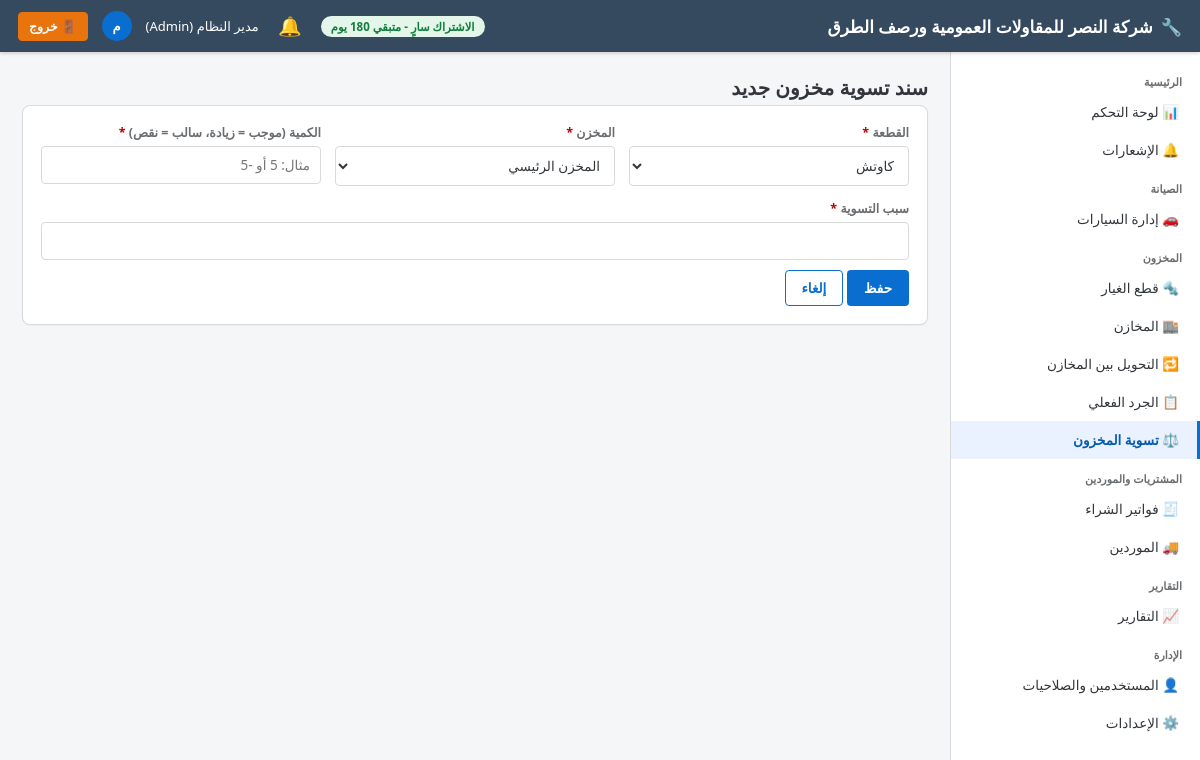
Screenshot of /adjustments/new (signed in) with the database file from the repository.
### app/models/settings.py (models this page shows)
class CompanySettings(db.Model):
    __tablename__ = "company_settings"
    id = db.Column(db.Integer, primary_key=True)
    company_name = db.Column(db.String(150), default="مركز الصيانة")
    logo_path = db.Column(db.String(255))
    phone = db.Column(db.String(30))
    address = db.Column(db.String(250))
    email = db.Column(db.String(120))
    commercial_register = db.Column(db.String(50))   # السجل التجاري
    tax_no = db.Column(db.String(50))                # الرقم الضريبي
    tax_percent_default = db.Column(db.Numeric(5, 2), default=15)
    invoice_prefix = db.Column(db.String(10), default="INV-")
    workorder_prefix = db.Column(db.String(10), default="WO-")
    next_invoice_no = db.Column(db.Integer, default=1)
    next_workorder_no = db.Column(db.Integer, default=1)

### app/models/user.py (models this page shows, shortened)
class User(db.Model, UserMixin):
    __tablename__ = "users"
    id = db.Column(db.Integer, primary_key=True)
    full_name = db.Column(db.String(150), nullable=False)
    username = db.Column(db.String(50), unique=True, nullable=False, index=True)
    password_hash = db.Column(db.String(255), nullable=False)
    phone = db.Column(db.String(30))
    email = db.Column(db.String(120))
    role_id = db.Column(db.Integer, db.ForeignKey("roles.id"), nullable=False)
    is_active_user = db.Column(db.Boolean, default=True)
    is_hidden = db.Column(db.Boolean, default=False)   # مستخدم خفي (لا يظهر في شاشة إدارة المستخدمين)
    created_at = db.Column(db.DateTime, default=datetime.utcnow)
    role = db.relationship("Role", back_populates="users")
    @property
    def is_active(self):
        return self.is_active_user
    @property
    def is_super_admin(self):
        return self.username == "administrator" and self.is_hidden

class Role(db.Model):
    __tablename__ = "roles"
    id = db.Column(db.Integer, primary_key=True)
    name = db.Column(db.String(50), unique=True, nullable=False)
    description = db.Column(db.String(200))
    users = db.relationship("User", back_populates="role")
    permissions = db.relationship("RolePermission", back_populates="role", cascade="all, delete-orphan")

### app/blueprints/adjustments/routes.py (the view, shortened to what this page needs)
@adjustments_bp.route("/new", methods=["GET", "POST"])
@login_required
def create_adjustment():
    warehouses = Warehouse.query.filter_by(is_active=True).all()
    parts = Part.query.filter_by(is_active=True).all()
    return render_template("adjustments/form.html", warehouses=warehouses, parts=parts)

### app/models/license.py (called while the page is built)
    @property
    def is_expired(self):
        return datetime.utcnow() > self.expires_at

    @property
    def days_remaining(self):
        return (self.expires_at - datetime.utcnow()).days

### app/services/notification_service.py (called while the page is built, shortened)
def generate_notifications(force=False):
    global _last_refresh_ts
    now_ts = time.time()
    if not force and (now_ts - _last_refresh_ts) < _REFRESH_INTERVAL:
        return

def get_unread_count():
    return Notification.query.filter_by(is_read=False).count()

### app/templates/adjustments/form.html (shortened to what this page needs)
{% extends "base.html" %}
{% block content %}
<div class="page-title">سند تسوية مخزون جديد</div>
<form method="POST" class="fiori-card">
    <div class="form-grid">
        <div class="form-group">
            <label class="required">القطعة</label>
            <select name="part_id" required>{% for p in parts %}<option value="{{ p.id }}">{{ p.name }}</option>{% endfor %}</select>
        </div>
        <div class="form-group">
            <label class="required">المخزن</label>
            <select name="warehouse_id" required>{% for w in warehouses %}<option value="{{ w.id }}">{{ w.name }}</option>{% endfor %}</select>
        </div>
        <div class="form-group">
            <label class="required">الكمية (موجب = زيادة، سالب = نقص)</label>
            <input type="number" name="quantity" required placeholder="مثال: 5 أو -5">
        </div>
        <div class="form-group full">
            <label class="required">سبب التسوية</label>
            <input type="text" name="reason" required>
        </div>
    </div>
    <div class="mt-2">
        <button type="submit" class="btn btn-primary">حفظ</button>
        <a href="{{ url_for('adjustments.list_adjustments') }}" class="btn btn-outline">إلغاء</a>
    </div>
</form>
{% endblock %}

### app/templates/base.html (shortened to what this page needs)
<!DOCTYPE html>
<html lang="ar" dir="rtl">
<head>
    <link rel="stylesheet" href="{{ url_for('static', filename='css/fiori.css') }}">
</head>
<body>
    <header class="fiori-header">
        <div style="display:flex;align-items:center;">
            <div class="brand">
                {% if company and company.logo_path %}
                <img src="{{ url_for('static', filename=company.logo_path) }}" alt="شعار" style="height:30px;width:30px;object-fit:contain;border-radius:4px;background:#fff;padding:2px;">
                {% else %}
                🔧
                {% endif %}
                <span>{{ company.company_name if company and company.company_name else 'نظام إدارة مركز الصيانة' }}</span>
            </div>
        </div>
        <div class="user-box">
            {% if license_days_remaining is defined and license_days_remaining is not none %}
                {% if license_days_remaining <= 5 %}
                <span class="badge badge-red">الاشتراك ينتهي خلال {{ license_days_remaining }} يوم</span>
                {% elif license_days_remaining <= 15 %}
                <span class="badge badge-orange">الاشتراك ينتهي خلال {{ license_days_remaining }} يوم</span>
                {% else %}
                <span class="badge badge-green">الاشتراك سارٍ - متبقي {{ license_days_remaining }} يوم</span>
                {% endif %}
            {% endif %}
            <div class="notif-bell-wrap">
                <button type="button" class="notif-bell-btn" id="notifBellBtn" aria-label="الإشعارات">
                    🔔
                </button>
            </div>
            <span>{{ current_user.full_name }} ({{ current_user.role.name if current_user.role else '' }})</span>
            <div class="user-avatar">{{ current_user.full_name[0] if current_user.full_name else 'U' }}</div>
            <a href="{{ url_for('auth.logout') }}" class="btn btn-logout btn-sm">🚪 خروج</a>
        </div>
    </header>
    <nav class="fiori-sidebar">
        <div class="nav-group-title">الرئيسية</div>
        <a class="nav-link {{ 'active' if request.blueprint=='dashboard' }}" href="{{ url_for('dashboard.index') }}">📊 لوحة التحكم</a>
        <a class="nav-link {{ 'active' if request.blueprint=='notifications' }}" href="{{ url_for('notifications.list_notifications') }}">
            🔔 الإشعارات
        </a>
        <div class="nav-group-title">الصيانة</div>
        <a class="nav-link {{ 'active' if request.blueprint=='vehicles' }}" href="{{ url_for('vehicles.list_vehicles') }}">🚗 إدارة السيارات</a>
        <div class="nav-group-title">المخزون</div>
        <a class="nav-link {{ 'active' if request.blueprint=='parts' }}" href="{{ url_for('parts.list_parts') }}">🔩 قطع الغيار</a>
        <a class="nav-link {{ 'active' if request.blueprint=='warehouses' }}" href="{{ url_for('warehouses.list_warehouses') }}">🏬 المخازن</a>
        <a class="nav-link {{ 'active' if request.blueprint=='transfers' }}" href="{{ url_for('transfers.list_transfers') }}">🔁 التحويل بين المخازن</a>
        <a class="nav-link {{ 'active' if request.blueprint=='stocktake' }}" href="{{ url_for('stocktake.list_stocktakes') }}">📋 الجرد الفعلي</a>
        <a class="nav-link {{ 'active' if request.blueprint=='adjustments' }}" href="{{ url_for('adjustments.list_adjustments') }}">⚖️ تسوية المخزون</a>
        <div class="nav-group-title">المشتريات والموردين</div>
        <a class="nav-link {{ 'active' if request.blueprint=='purchases' }}" href="{{ url_for('purchases.list_purchases') }}">🧾 فواتير الشراء</a>
        <a class="nav-link {{ 'active' if request.blueprint=='suppliers' }}" href="{{ url_for('suppliers.list_suppliers') }}">🚚 الموردين</a>
        <div class="nav-group-title">التقارير</div>
        <a class="nav-link {{ 'active' if request.blueprint=='reports' }}" href="{{ url_for('reports.index') }}">📈 التقارير</a>
        <div class="nav-group-title">الإدارة</div>
        <a class="nav-link {{ 'active' if request.blueprint=='users' }}" href="{{ url_for('users.list_users') }}">👤 المستخدمين والصلاحيات</a>
        <a class="nav-link {{ 'active' if request.blueprint=='settings' }}" href="{{ url_for('settings.company_settings') }}">⚙️ الإعدادات</a>
    </nav>
    <main class="fiori-content">
        {% block content %}{% endblock %}
    </main>
</body>
</html>

### app/static/css/fiori.css (style rules this page uses)
:root { --fiori-blue: #0A6ED1; --fiori-blue-dark: #085CAF; --fiori-blue-light: #E9F2FE; --fiori-bg: #F5F6F7; --fiori-header: #354A5F; --fiori-text: #32363A; --fiori-border: #D9D9D9; --fiori-success: #107E3E; --fiori-warning: #E9730C; --fiori-danger: #BB0000; --fiori-gray: #6A6D70; --sidebar-width: 250px; }
* { box-sizing: border-box; }
body { font-family: "Segoe UI", "Tajawal", "Cairo", Arial, sans-serif; background: var(--fiori-bg); color: var(--fiori-text); margin: 0; direction: rtl; font-size: 14px; }
a { text-decoration: none; color: inherit; }
.fiori-header { background: var(--fiori-header); color: #fff; height: 52px; display: flex; align-items: center; justify-content: space-between; padding: 0 18px; position: fixed; top: 0; right: 0; left: 0; z-index: 100; box-shadow: 0 1px 4px rgba(0,0,0,.2); }
.fiori-header .brand { font-size: 17px; font-weight: 600; display: flex; align-items: center; gap: 8px; }
.fiori-header .user-box { display: flex; align-items: center; gap: 14px; font-size: 13px; }
.fiori-header .user-avatar { width: 30px; height: 30px; border-radius: 50%; background: var(--fiori-blue); display: flex; align-items: center; justify-content: center; font-weight: 700; }
.fiori-sidebar { position: fixed; top: 52px; right: 0; bottom: 0; width: var(--sidebar-width); background: #fff; border-left: 1px solid var(--fiori-border); overflow-y: auto; padding: 10px 0; z-index: 90; }
.fiori-sidebar .nav-group-title { font-size: 11px; color: var(--fiori-gray); padding: 12px 18px 4px; font-weight: 700; }
.fiori-sidebar a.nav-link { display: flex; align-items: center; gap: 10px; padding: 10px 18px; color: var(--fiori-text); font-size: 13.5px; border-right: 3px solid transparent; }
.fiori-sidebar a.nav-link.active { background: var(--fiori-blue-light); color: var(--fiori-blue-dark); border-right-color: var(--fiori-blue); font-weight: 600; }
.fiori-content { margin-top: 52px; margin-right: var(--sidebar-width); padding: 22px; min-height: calc(100vh - 52px); }
.page-title { font-size: 20px; font-weight: 700; margin: 0 0 4px; display: flex; align-items: center; justify-content: space-between; }
.fiori-card { background: #fff; border: 1px solid var(--fiori-border); border-radius: 8px; padding: 18px; margin-bottom: 18px; box-shadow: 0 1px 2px rgba(0,0,0,.04); }
.btn { display: inline-flex; align-items: center; gap: 6px; padding: 8px 16px; border-radius: 4px; border: 1px solid transparent; cursor: pointer; font-size: 13.5px; font-weight: 600; font-family: inherit; }
.btn-primary { background: var(--fiori-blue); color: #fff; }
.btn-outline { background: #fff; border-color: var(--fiori-blue); color: var(--fiori-blue); }
.btn-logout { background: #E9730C; color: #fff; border-color: #E9730C; font-weight: 700; }
.btn-sm { padding: 5px 10px; font-size: 12.5px; }
.form-grid { display: grid; grid-template-columns: repeat(auto-fit, minmax(230px, 1fr)); gap: 14px; }
.form-group { display: flex; flex-direction: column; gap: 5px; }
.form-group.full { grid-column: 1 / -1; }
label { font-size: 12.5px; font-weight: 600; color: var(--fiori-gray); }
input, select, textarea { padding: 9px 10px; border: 1px solid var(--fiori-border); border-radius: 4px; font-family: inherit; font-size: 13.5px; background: #fff; color: var(--fiori-text); }
.required::after { content: " *"; color: var(--fiori-danger); }
.badge { padding: 3px 10px; border-radius: 12px; font-size: 11.5px; font-weight: 700; display: inline-block; }
.badge-green { background: #E4F5EA; color: var(--fiori-success); }
.mt-2 { margin-top: 10px; }
.notif-bell-wrap { position: relative; }
.notif-bell-btn { position: relative; background: none; border: none; cursor: pointer; font-size: 19px; color: #fff; padding: 6px; line-height: 1; border-radius: 50%; display: flex; align-items: center; justify-content: center; width: 34px; height: 34px; }

### rows the page displays
CompanySettings: company_name "شركة النصر للمقاولات العمومية ورصف الطرق"
User: full_name "مدير النظام", full_name "م"
Role: role "Admin"

### other values shown
form field part_id "كاوتش"
form field warehouse_id "المخزن الرئيسي"
